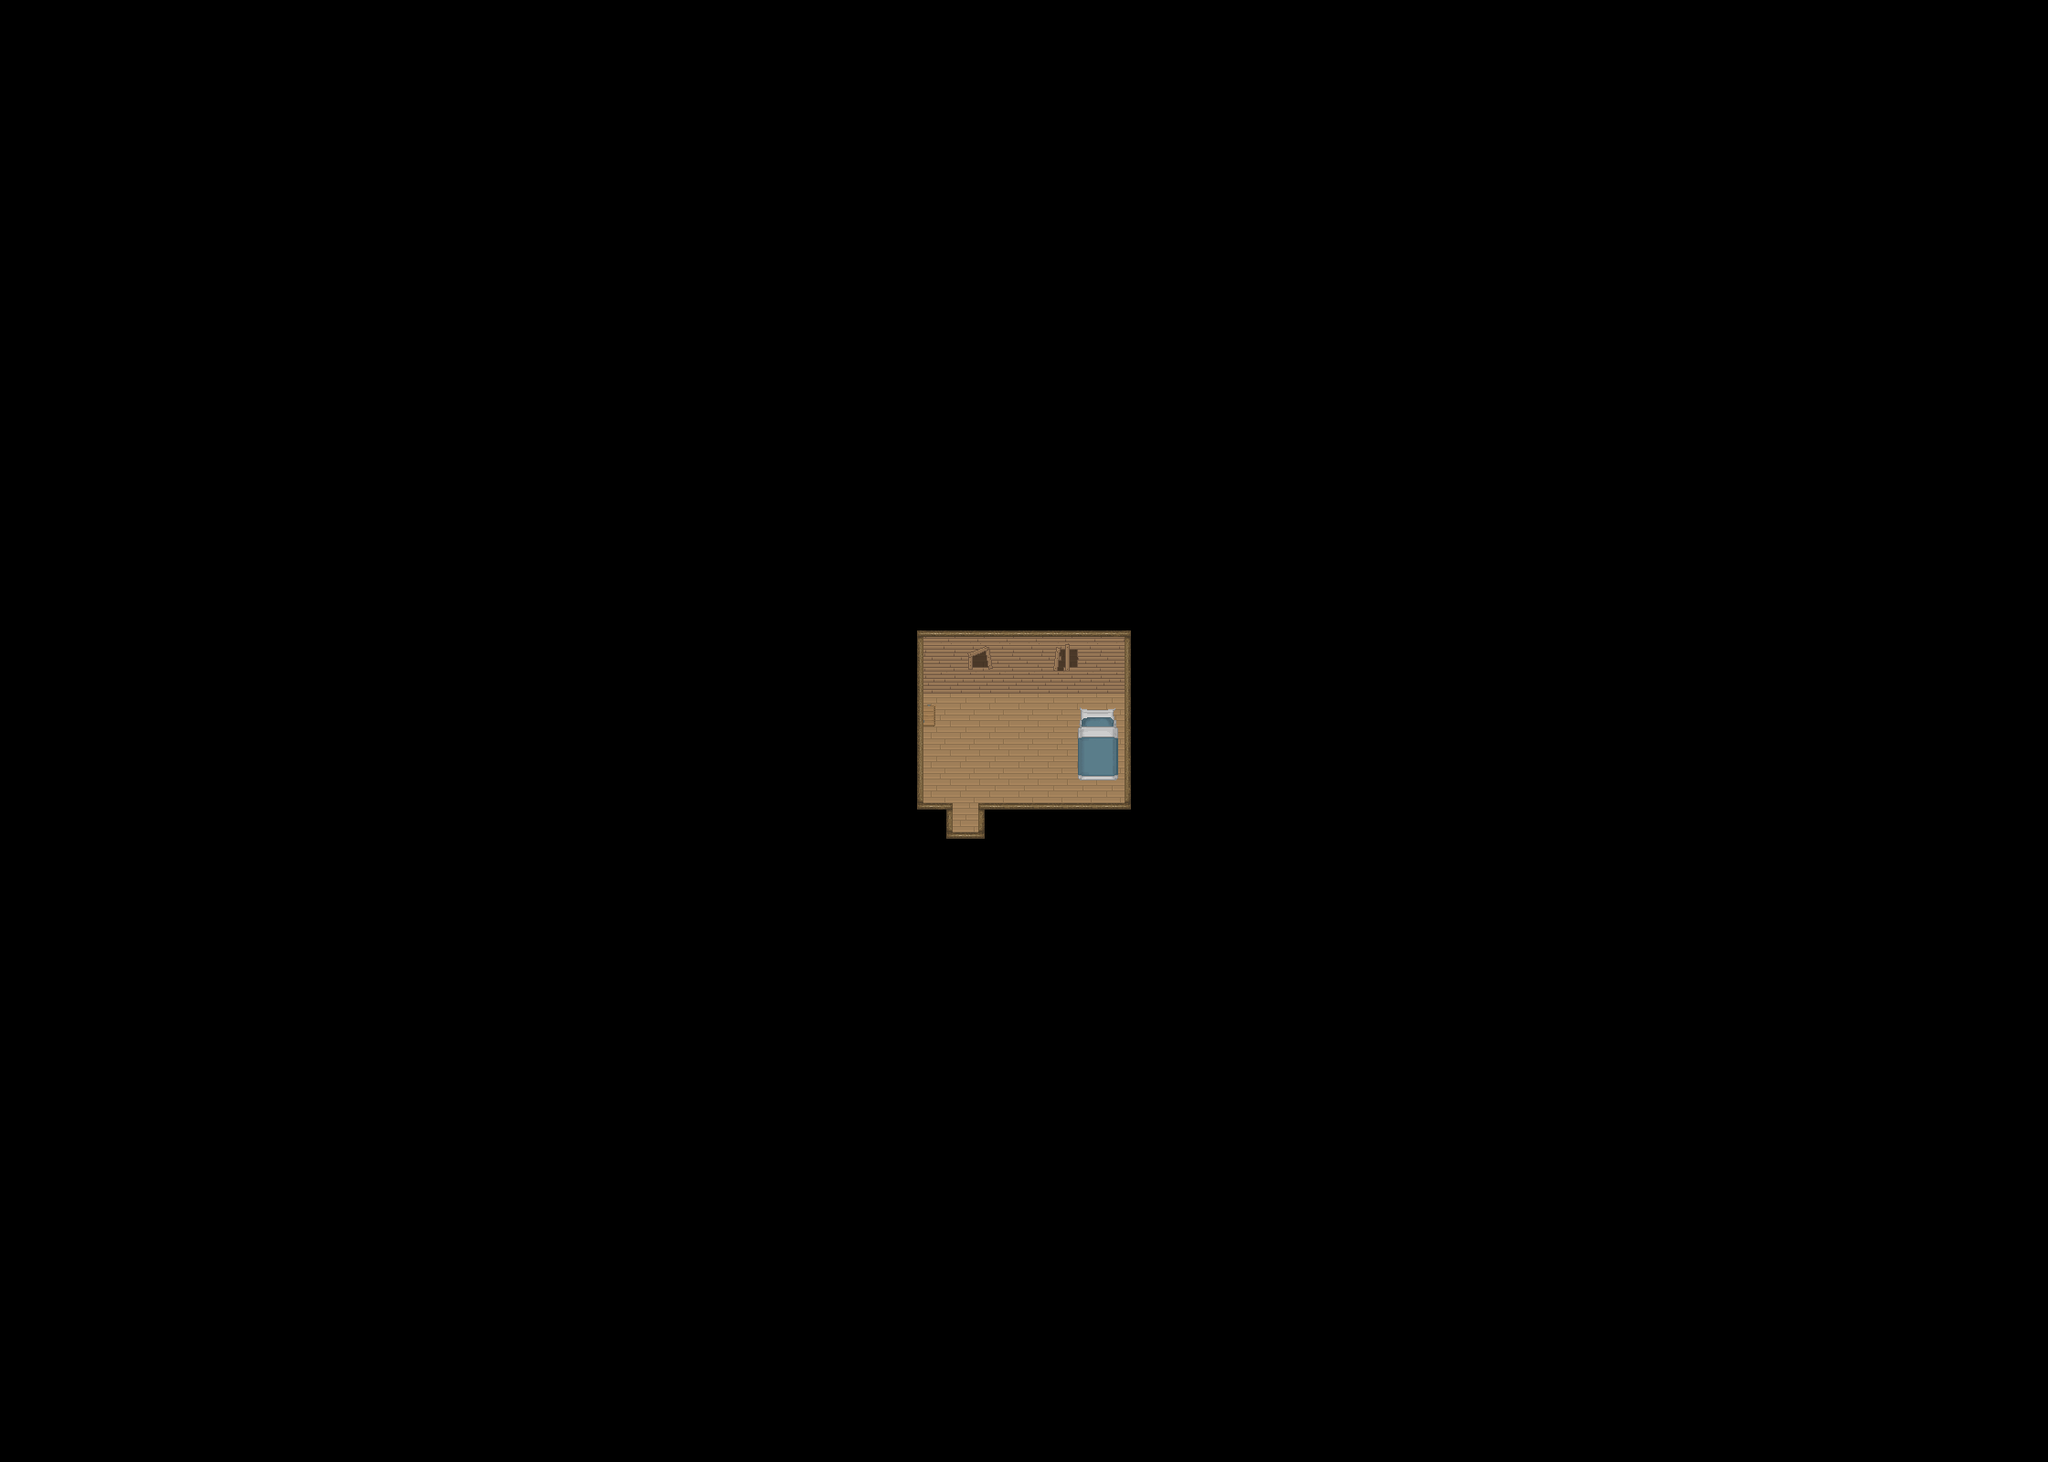

Rendered tile map (Tiled .tmx) drawn with the repository's tilesets; below, a short description and the map source with its tile grids summarised:
An orthogonal 70x50 tile map with 32x32 px tiles, 8 tile layers (Ground, Ground 2, Ground 3, Fringe, ...), 1 hidden layer not drawn, 12 tilesets and 2 objects (2x warp).

<map version="1.4" tiledversion="1.4.1" orientation="orthogonal" renderorder="right-down" compressionlevel="0" width="70" height="50" tilewidth="32" tileheight="32" infinite="0" nextlayerid="11" nextobjectid="21">
 <properties>
  <property name="license" value="CC BY-SA 3.0" />
  <property name="manaplus version" value="2" />
  <property name="minimap" value="graphics/minimaps/020-2-24.png" />
  <property name="music" value="faith.ogg" />
  <property name="name" value="Tulimshar Inn First Floor" />
 </properties>
 <tileset firstgid="1" name="Collision" tilewidth="32" tileheight="32" tilecount="9" columns="3">
  <image source="../graphics/tilesets/collision.png" width="96" height="96" />
 </tileset>
 <tileset firstgid="10" name="desert-ground" tilewidth="32" tileheight="32" tilecount="256" columns="16">
  <image source="../graphics/tilesets/desert-ground.png" width="512" height="512" />
 </tileset>
 <tileset firstgid="266" name="desert-accessory" tilewidth="32" tileheight="32" tilecount="128" columns="16">
  <image source="../graphics/tilesets/desert-accessory.png" width="512" height="256" />
 </tileset>
 <tileset firstgid="394" name="desert-hut-indoor" tilewidth="32" tileheight="32" tilecount="160" columns="16">
  <image source="../graphics/tilesets/desert-hut-indoor.png" width="512" height="320" />
 </tileset>
 <tileset firstgid="554" name="desert-hut-indoor-accessory-x1x2" tilewidth="32" tileheight="64" tilecount="32" columns="8">
  <image source="../graphics/tilesets/desert-hut-indoor-accessory-x1x2.png" width="256" height="256" />
 </tileset>
 <tileset firstgid="586" name="desert-hut-indoor-accessory-x1x3" tilewidth="32" tileheight="96" tilecount="27" columns="9">
  <image source="../graphics/tilesets/desert-hut-indoor-accessory-x1x3.png" width="288" height="288" />
 </tileset>
 <tileset firstgid="613" name="desert-hut-indoor-accessory" tilewidth="32" tileheight="32" tilecount="64" columns="8">
  <image source="../graphics/tilesets/desert-hut-indoor-accessory.png" width="256" height="256" />
 </tileset>
 <tileset firstgid="677" name="hurns-indoor-accessory" tilewidth="32" tileheight="32" tilecount="128" columns="8">
  <image source="../graphics/tilesets/hurns-indoor-accessory.png" width="256" height="512" />
 </tileset>
 <tileset firstgid="805" name="sunlight-x4x4" tilewidth="128" tileheight="128" tilecount="4" columns="4">
  <image source="../graphics/tilesets/sunlight-x4x4.png" width="512" height="128" />
  <tile id="0">
   <animation>
    <frame tileid="0" duration="5000" />
    <frame tileid="1" duration="200" />
    <frame tileid="2" duration="200" />
    <frame tileid="3" duration="500" />
    <frame tileid="2" duration="200" />
    <frame tileid="1" duration="200" />
   </animation>
  </tile>
  <tile id="1">
   <animation>
    <frame tileid="1" duration="100" />
    <frame tileid="0" duration="5000" />
    <frame tileid="1" duration="200" />
    <frame tileid="2" duration="200" />
    <frame tileid="3" duration="500" />
    <frame tileid="2" duration="200" />
    <frame tileid="1" duration="100" />
   </animation>
  </tile>
  <tile id="2">
   <animation>
    <frame tileid="1" duration="200" />
    <frame tileid="0" duration="5000" />
    <frame tileid="1" duration="200" />
    <frame tileid="2" duration="200" />
    <frame tileid="3" duration="500" />
    <frame tileid="2" duration="200" />
   </animation>
  </tile>
 </tileset>
 <tileset firstgid="809" name="level-number" tilewidth="32" tileheight="32" tilecount="16" columns="16">
  <image source="../graphics/tilesets/level-number.png" width="512" height="32" />
 </tileset>
 <tileset firstgid="825" name="desert-castle-indoor" tilewidth="32" tileheight="32" tilecount="512" columns="16">
  <image source="../graphics/tilesets/desert-castle-indoor.png" width="512" height="1024" />
 </tileset>
 <tileset firstgid="1337" name="desert-hut" tilewidth="32" tileheight="32" tilecount="256" columns="16">
  <image source="../graphics/tilesets/desert-hut.png" width="512" height="512" />
 </tileset>
 <layer id="1" name="Ground" width="70" height="50">
  <data>[3500 cells, 3500 non-empty, 6 distinct tile ids]</data>
 </layer>
 <layer id="2" name="Ground 2" width="70" height="50">
  <data>[3500 cells, 9 non-empty, 9 distinct tile ids]</data>
 </layer>
 <layer id="3" name="Ground 3" width="70" height="50">
  <data>[3500 cells, 0 non-empty, 0 distinct tile ids]</data>
 </layer>
 <layer id="4" name="Fringe" width="70" height="50">
  <data>[3500 cells, 0 non-empty, 0 distinct tile ids]</data>
 </layer>
 <layer id="5" name="Over" width="70" height="50">
  <data>[3500 cells, 81 non-empty, 14 distinct tile ids]</data>
 </layer>
 <layer id="6" name="Over 2" width="70" height="50">
  <data>[3500 cells, 0 non-empty, 0 distinct tile ids]</data>
 </layer>
 <layer id="7" name="Over 3" width="70" height="50">
  <data>[3500 cells, 0 non-empty, 0 distinct tile ids]</data>
 </layer>
 <layer id="8" name="Collision" width="70" height="50" visible="0">
  <data>[3500 cells, 3458 non-empty, 1 distinct tile ids]</data>
 </layer>
 <layer id="9" name="Heights" width="70" height="50">
  <data>[3500 cells, 0 non-empty, 0 distinct tile ids]</data>
 </layer>
 <objectgroup id="10" name="Object">
  <object id="14" name="To Tulimshar Inn Rooftop" type="warp" x="1024" y="928" width="64" height="32">
   <properties>
    <property name="dest_map" value="020-1" />
    <property name="dest_x" value="194" />
    <property name="dest_y" value="163" />
   </properties>
  </object>
  <object id="20" name="To Tulimshar Inn" type="warp" x="992" y="768" width="32" height="32">
   <properties>
    <property name="dest_map" value="020-2-20" />
    <property name="dest_x" value="33" />
    <property name="dest_y" value="23" />
   </properties>
  </object>
 </objectgroup>
</map>
